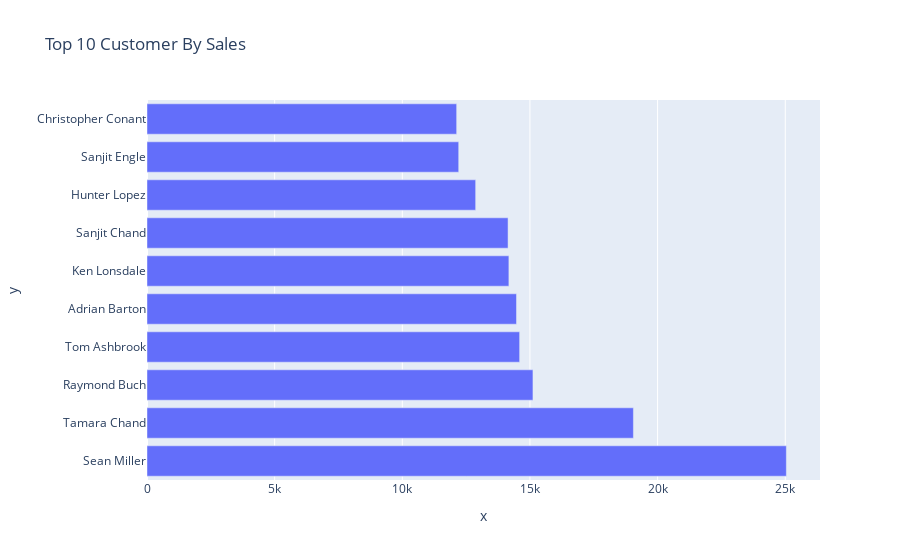

The code cell stored with this chart in its notebook:
### Markdown cell above
#### 3.5.1 Top 10 Customer By Sale

### Code cell
Top10 = df.groupby("Customer Name")["Sales"].sum().sort_values(ascending=False).head(10)
px.bar(x= Top10.values,y= Top10.index,title="Top 10 Customer By Sales")

### Figure 1 — Plotly figure (JSON) as saved in the notebook; plotly's stock layout.template omitted (floating-point values rounded to 4 significant figures)
{"data": [{"alignmentgroup": "True", "hovertemplate": "x=%{x}<br>y=%{y}<extra></extra>", "legendgroup": "", "marker": {"color": "#636efa", "pattern": {"shape": ""}}, "name": "", "offsetgroup": "", "orientation": "h", "showlegend": false, "textposition": "auto", "type": "bar", "x": [25040.0, 19050.0, 15120.0, 14600.0, 14470.0, 14180.0, 14140.0, 12870.0, 12210.0, 12130.0], "xaxis": "x", "y": ["Sean Miller", "Tamara Chand", "Raymond Buch", "Tom Ashbrook", "Adrian Barton", "Ken Lonsdale", "Sanjit Chand", "Hunter Lopez", "Sanjit Engle", "Christopher Conant"], "yaxis": "y"}], "layout": {"barmode": "relative", "legend": {"tracegroupgap": 0}, "title": {"text": "Top 10 Customer By Sales"}, "xaxis": {"anchor": "y", "domain": [0, 1], "title": {"text": "x"}}, "yaxis": {"anchor": "x", "domain": [0, 1], "title": {"text": "y"}}}}
